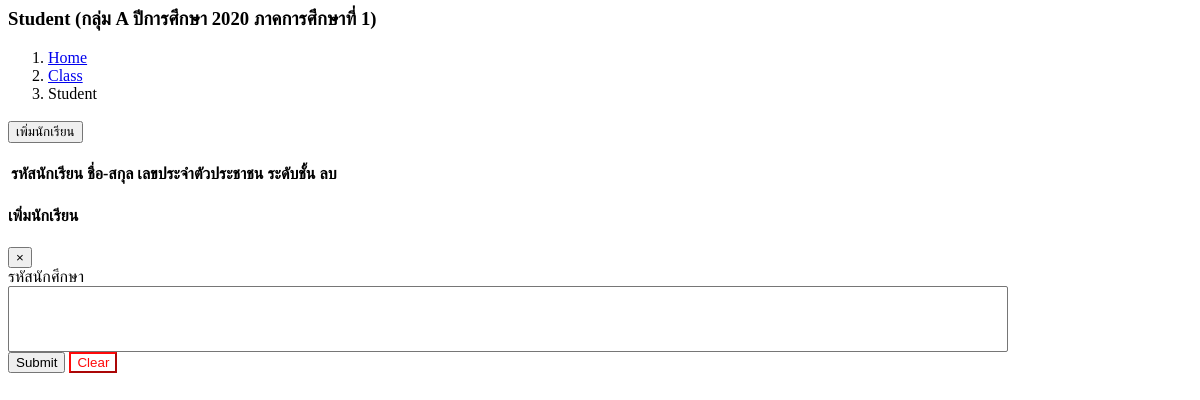
Page /study/student-list.php?class_id=4 on the committed database.
### tables this page shows
CREATE TABLE `class` (
  `class_id` int(20) NOT NULL,
  `year` int(11) DEFAULT NULL,
  `term` int(11) DEFAULT NULL,
  `grade` int(11) DEFAULT NULL,
  `class_name` varchar(50) DEFAULT NULL
);

### service/connections/connect.php (called while the page is built, shortened)
<?php
$servername = "localhost";
$username = "root";
$password = "";
$dbname="student_manage";
$conn = mysqli_connect($servername, $username, $password, $dbname);
mysqli_query($conn,"SET character_set_results=utf8");
mysqli_query($conn,"SET character_set_client='utf8'");
mysqli_query($conn,"SET character_set_connection='utf8'");
mysqli_query($conn,"collation_connection = utf8_unicode_ci");
mysqli_query($conn,"collation_database = utf8_unicode_ci");
mysqli_query($conn,"collation_server = utf8_unicode_ci");
function getOfDB($sql){
    global $conn;
    $result = mysqli_query($conn, $sql);
    for($rows = array(); $row = mysqli_fetch_assoc($result); $rows[] = $row);
    return ($rows );
}
?>

### study/student-list.php (the view, shortened to what this page needs)
<?php
    include('../service/connections/connect.php');
    $class_id=$_GET['class_id'];
    $sql="select * from class where class_id='$class_id'";
    $class=getOfDB($sql);
    if(count($class)>0){
      $class=$class[0];
    }
?>
 <section class="content-header">
    <div class="container-fluid">
      <div class="row mb-2">
        <div class="col-sm-6">
          <h3>Student (กลุ่ม <?=$class['class_name']?> ปีการศึกษา <?=$class['year']?> ภาคการศึกษาที่ <?=$class['term']?>)</h3>
        </div>
        <div class="col-sm-6">
          <ol class="breadcrumb float-sm-right">
            <li class="breadcrumb-item"><a href="#">Home</a></li>
            <li class="breadcrumb-item"><a href="#">Class</a></li>
            <li class="breadcrumb-item active">Student</li>
          </ol>
        </div>
      </div>
    </div>
  </section>
  <section class="content">
    <div class="row">
      <div class="col-12">
        <div class="card">
          <div class="card-header">
            <h3 class="card-title">    <button type="button" class="btn btn-block btn-primary"  id="addStudent">เพิ่มนักเรียน</button></h3>
          </div>
          <div class="card-body">
            <table id="student-table" class="table table-bordered table-hover">
              <thead>
              <tr>
                <th>รหัสนักเรียน</th>
                <th>ชื่อ-สกุล</th>
                <th>เลขประจำตัวประชาชน</th>
                <th>ระดับชั้น </th>
                <th>ลบ</th>
              </tr>
              </thead>
            </table>
          </div>
        </div>
      </div>
    </div>
  </section>
     <div class="modal fade" id="modal-default">
      <div class="modal-dialog">
        <div class="modal-content">
          <div class="modal-header">
            <h4 class="modal-title">เพิ่มนักเรียน </h4>
            <button type="button" class="close" data-dismiss="modal" aria-label="Close">
              <span aria-hidden="true">&times;</span>
            </button>
          </div>
          <div class="modal-body">
              <div class="row">
                   <div class="col-12">
                      <div class="form-group" id="student-form">
                        <label>รหัสนักศึกษา </label>
                        <select  multiple="multiple" class="form-control duallistbox" style="width: 100%;" id="student_id" name="student_id">
                        </select>
                      </div>
                    </div>
              </div>
              <div class="my-footer">
              <button type="submit" id="submit" class="btn btn-primary">Submit</button>
              <button type="reset" class="btn btn-primary" id="btn-clear"
                style="border-color: #ff0909; background-color: white; color: #ff0909; ">Clear</button>
            </div>
          </div>
        </div>
      </div>
    </div>

### study/student-list.php (style rules this page uses)
.modal-dialog { max-width: 1000px; }

### rows in the picture
class: class_name "A", year "2020", term "1"
